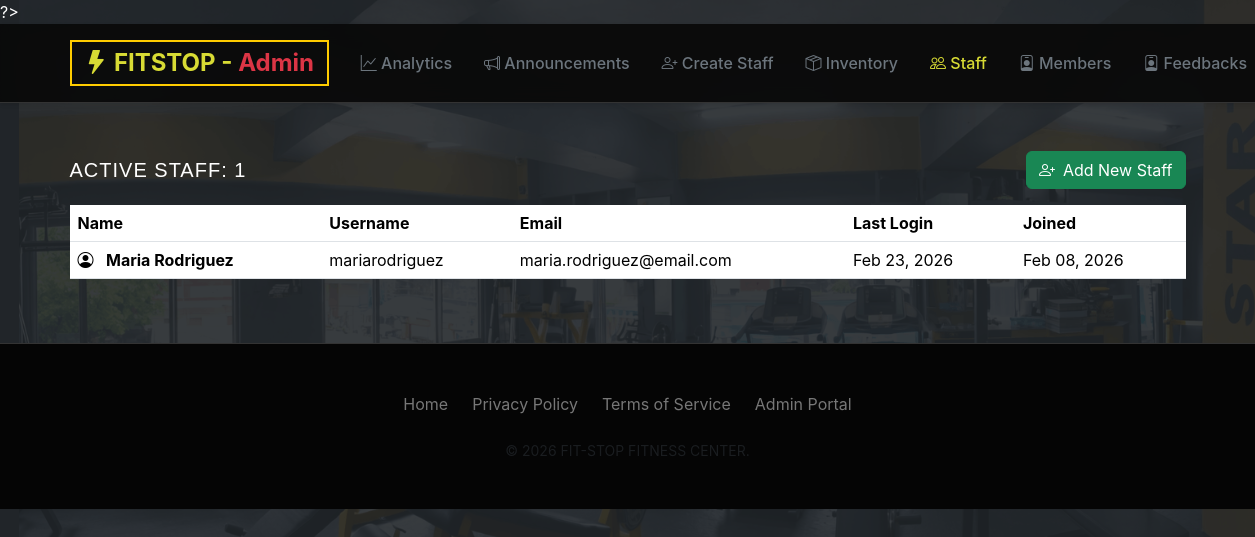
Before: /admin/view_staff.php (signed in) with the older database file.
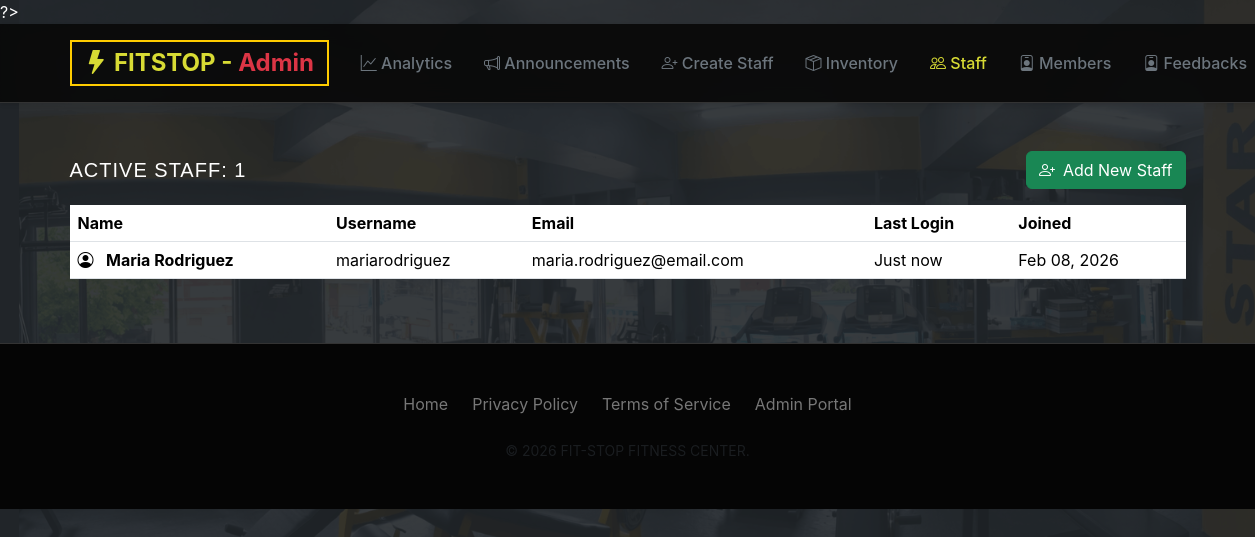
After: the same page with the newer database file.
### tables this page shows
CREATE TABLE "users" (   id INTEGER PRIMARY KEY AUTOINCREMENT,   username VARCHAR(50) NOT NULL UNIQUE,   first_name VARCHAR(50) NOT NULL,   last_name VARCHAR(50) NOT NULL,   email VARCHAR(100) NOT NULL UNIQUE,   password VARCHAR(255) NOT NULL,   user_type VARCHAR(50),   verification_code VARCHAR(50) DEFAULT NULL,   verification_code_expiration TIMESTAMP DEFAULT NULL,   is_verified BOOLEAN DEFAULT FALSE,   profile_picture BLOB,   last_logged_in TIMESTAMP DEFAULT NULL,   created_at TIMESTAMP DEFAULT CURRENT_TIMESTAMP,   updated_at TIMESTAMP DEFAULT CURRENT_TIMESTAMP );

### admin/view_staff.php (the view, shortened to what this page needs)
<?php
include("../login/connection.php");
$stmt = $pdo->query("SELECT id, username, first_name, last_name, email, last_logged_in, created_at
                     FROM users
                     WHERE user_type = 'staff'
                     ORDER BY created_at DESC");
$staff_members = $stmt->fetchAll();
function timeAgo($datetime)
{
    $time = strtotime($datetime);
    $diff = time() - $time;
    if ($diff < 60)
        return 'Just now';
    return date('M d, Y', $time);
}
?>
<!DOCTYPE html>
<html>
<head>
    <link href="https://cdn.jsdelivr.net/npm/bootstrap@5.3.8/dist/css/bootstrap.min.css" rel="stylesheet"
>
    <link rel="stylesheet" href="styles.css">
    <link href="../styles.css" rel="stylesheet">
    <link rel="stylesheet" href="https://cdnjs.cloudflare.com/ajax/libs/font-awesome/6.4.0/css/all.min.css">
    <link rel="stylesheet" href="https://cdn.jsdelivr.net/npm/bootstrap-icons@1.11.0/font/bootstrap-icons.css">
</head>
<body class="bg-dark">
    <?php include('includes/header_admin.php') ?>
    <div class="container py-5">
        <div class="staff-card">
            <div class="d-flex justify-content-between align-items-center mb-3">
                <h5 class="mb-0">Active Staff: <?php echo count($staff_members); ?></h5>
                <a href="create_staff.php" class="btn btn-success">
                    <i class="bi bi-person-plus me-2"></i>Add New Staff
                </a>
            </div>
            <div class="table-responsive">
                <table class="table table-hover">
                    <thead>
                        <tr>
                            <th>Name</th>
                            <th>Username</th>
                            <th>Email</th>
                            <th>Last Login</th>
                            <th>Joined</th>
                        </tr>
                    </thead>
                    <tbody>
                        <?php
                        if (count($staff_members) > 0) {
                            foreach ($staff_members as $staff) {
                                $full_name = htmlspecialchars($staff['first_name'] . ' ' . $staff['last_name']);
                                $username = htmlspecialchars($staff['username']);
                                $email = htmlspecialchars($staff['email']);
                                $last_login = timeAgo($staff['last_logged_in']);
                                $joined = date('M d, Y', strtotime($staff['created_at']));
                                echo "
                            <tr>
                                <td>
                                    <i class='bi bi-person-circle me-2'></i>
                                    <strong>$full_name</strong>
                                </td>
                                <td>$username</td>
                                <td>$email</td>
                                <td>$last_login</td>
                                <td>$joined</td>
                            </tr>
                            ";
                            }
                        } else {
                            echo "
                        <tr>
                            <td colspan='5' class='text-center text-muted py-4'>No staff members found</td>
                        </tr>
                        ";
                        }
                        ?>
                    </tbody>
                </table>
            </div>
        </div>
    </div>
    <?php include('includes/footer_admin.php') ?>
</body>
</html>

### admin/includes/header_admin.php (shortened to what this page needs)
<?php
$current_page = basename($_SERVER['PHP_SELF']);
?>
<!DOCTYPE html>
<html>
<head>
    <link href="https://cdn.jsdelivr.net/npm/bootstrap@5.3.8/dist/css/bootstrap.min.css" rel="stylesheet"
>
    <link rel="stylesheet" href="styles.css">
    <link href="../styles.css" rel="stylesheet">
    <link rel="stylesheet" href="https://cdnjs.cloudflare.com/ajax/libs/font-awesome/6.4.0/css/all.min.css">
    <link rel="stylesheet" href="https://cdn.jsdelivr.net/npm/bootstrap-icons@1.11.0/font/bootstrap-icons.css">
</head>
<body>
    <nav class="navbar navbar-expand-lg sticky-top">
        <div class="container">
            <a class="navbar-brand brand-front" href="../index.php">
                <i class="bi bi-lightning-fill"></i> FITSTOP - <span class="text-danger">
                    Admin</span>
            </a>
            <div class="collapse navbar-collapse" id="navbarNav">
                <ul class="navbar-nav ms-auto">
                    <li class="nav-item">
                        <a class="nav-link <?php echo ($current_page == 'Admin_Landing_Page.php') ? 'active' : ''; ?>"
                            href="Admin_Landing_Page.php">
                            <i class="bi bi-graph-up"></i> Analytics
                        </a>
                    </li>
                    <li class="nav-item">
                        <a class="nav-link <?php echo ($current_page == 'create_announcement.php') ? 'active' : ''; ?>"
                            href="create_announcement.php">
                            <i class="bi bi-megaphone"></i> Announcements
                        </a>
                    </li>
                    <li class="nav-item">
                        <a class="nav-link <?php echo ($current_page == 'create_staff.php') ? 'active' : ''; ?>"
                            href="create_staff.php">
                            <i class="bi bi-person-plus"></i> Create Staff
                        </a>
                    </li>
                    <li class="nav-item">
                        <a class="nav-link <?php echo ($current_page == 'view_inventory.php') ? 'active' : ''; ?>"
                            href="view_inventory.php">
                            <i class="bi bi-box-seam"></i> Inventory
                        </a>
                    </li>
                    <li class="nav-item">
                        <a class="nav-link <?php echo ($current_page == 'view_staff.php') ? 'active' : ''; ?>"
                            href="view_staff.php">
                            <i class="bi bi-people"></i> Staff
                        </a>
                    </li>
                    <li class="nav-item">
                        <a class="nav-link <?php echo ($current_page == 'view_members.php') ? 'active' : ''; ?>"
                            href="view_members.php">
                            <i class="bi bi-person-badge"></i> Members
                        </a>
                    </li>
                    <li class="nav-item">
                        <a class="nav-link <?php echo ($current_page == 'view_feedback.php') ? 'active' : ''; ?>"
                            href="view_feedback.php">
                            <i class="bi bi-person-badge"></i> Feedbacks
                        </a>
                    </li>
                </ul>
            </div>
        </div>
    </nav>
</body>
</html>

### admin/includes/footer_admin.php (shortened to what this page needs)
    <footer>
        <div class="container text-center">
            <div class="d-flex justify-content-center gap-4 mb-4">
                <a href="../../index.php" class="footer-link">Home</a>
                <a href="#" class="footer-link">Privacy Policy</a>
                <a href="#" class="footer-link">Terms of Service</a>
                <?php if (!empty($_SESSION['user_type']) && $_SESSION['user_type'] === 'staff'): ?>
                    <a href="<?php echo $base_path ?? ''; ?>staff/staff.php" class="footer-link text-hazard">Staff Portal</a>
                <?php elseif (!empty($_SESSION['user_type']) && $_SESSION['user_type'] === 'admin'): ?>
                    <a href="Admin_Landing_Page.php" class="footer-link text-hazard">Admin Portal</a>
                <?php else: ?>
                    <a href="<?php echo $base_path ?? ''; ?>Login/Login_Page.php" class="footer-link text-hazard">Staff Portal</a>
                <?php endif; ?>
            </div>
            <p class="text-muted small mb-0">
                &copy; <?php echo date('Y'); ?> FIT-STOP FITNESS CENTER.
            </p>
        </div>
    </footer>
</body>
</html>

### admin/styles.css (style rules this page uses)
.text-hazard { color: var(--hazard-yellow); }
body { font-family: 'Chakra Petch'; background-color: #f8f9fa; }
.navbar { background-color: #ffffff; box-shadow: 0 2px 4px rgba(0,0,0,0.1); }
.navbar-nav { flex-wrap: nowrap; overflow-x: auto; overflow-y: hidden; -webkit-overflow-scrolling: touch; }
.navbar-nav { -ms-overflow-style: none; scrollbar-width: none; }
.navbar-nav .nav-item { white-space: nowrap; flex-shrink: 0; }
.navbar-brand { font-weight: bold; font-size: 24px; color: #d8db34 !important; }
.nav-link { color: #6c757d !important; font-weight: 500; padding: 0.5rem 1rem !important; transition: all 0.3s; }
.nav-link:hover, .nav-link.active { color: #d8db34 !important; border-radius: 5px; }

### styles.css (style rules this page uses)
:root { --bg-void: #0a0a0a; --bg-surface: #141414; --bg-card: #1a1a1a; --hazard-yellow: #FFCC00; --text-primary: #ffffff; --text-muted: #a0a0a0; --border-industrial: 1px solid #333; }
body { background-color: var(--bg-void); color: var(--text-primary); font-family: 'Inter', sans-serif; overflow-x: hidden; }
h1, h2, h3, h4, h5, .brand-font { font-family: 'Chakra Petch', sans-serif; text-transform: uppercase; letter-spacing: 1px; }
.text-hazard { color: var(--hazard-yellow); }
.navbar { background-color: rgba(10, 10, 10, 0.95); backdrop-filter: blur(10px); border-bottom: 1px solid #333; padding: 1rem 0; }
.navbar-brand { font-weight: 700; font-size: 1.5rem; color: yellow; border: 2px solid var(--hazard-yellow); padding: 0.2rem 0.8rem; position: relative; }
footer { background: #050505; border-top: 1px solid #333; padding: 3rem 0; }
.footer-link { color: #777; text-decoration: none; transition: 0.2s; }

Changed rows visible on the page:
changed users "Maria Rodriguez": last_logged_in "Feb 23, 2026" → "Just now"
